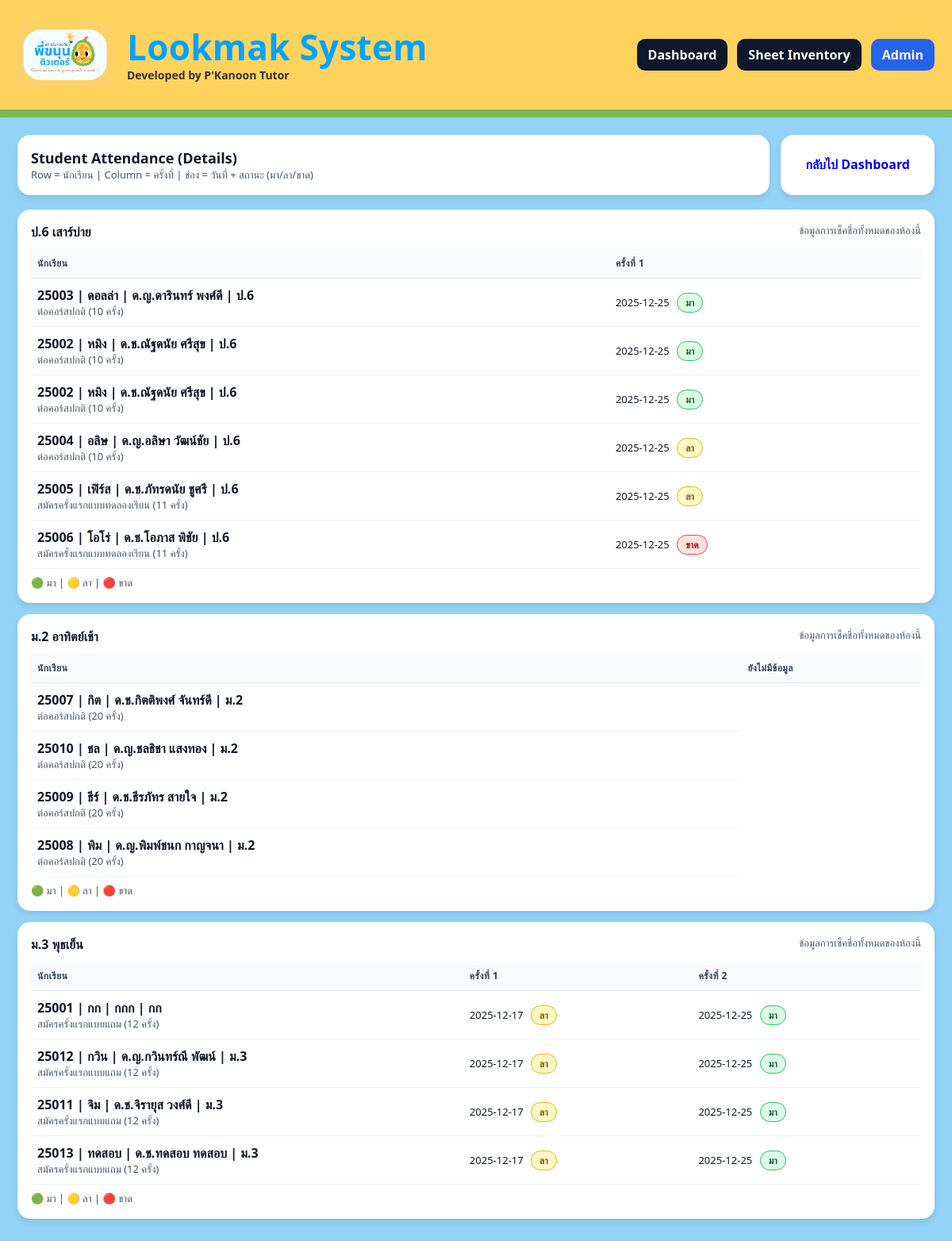
The page /attendance-details/ (signed in) on the database its author committed.
### core/models.py (models this page shows, shortened)
class TutoringClass(models.Model):
    name = models.CharField("ชื่อคลาส", max_length=100, unique=True)  # เช่น "ป.6 ห้อง A"
    course_price = models.DecimalField("ราคาคอร์ส (เต็ม)", max_digits=10, decimal_places=2, default=0)
    total_seats = models.PositiveIntegerField(
        "ที่นั่งรวม",
        default=0,
        help_text="จำนวนที่นั่งทั้งหมดของห้องนี้ (ใช้คำนวณ ระหว่างเรียน/ที่นั่งว่าง บน Dashboard)",
    )
    hours_per_session = models.DecimalField("ชั่วโมงต่อครั้ง", max_digits=4, decimal_places=2, default=3.00)
    is_active = models.BooleanField("เปิดใช้งาน", default=True)
    class Meta:
        verbose_name = "Class"
        verbose_name_plural = "Classes"

class Enrollment(models.Model):
    class EnrollmentType(models.TextChoices):
        NORMAL_10 = "normal_10", "ต่อคอร์สปกติ (10 ครั้ง)"
        NORMAL_20 = "normal_20", "ต่อคอร์สปกติ (20 ครั้ง)"
        FIRST_TRIAL_11 = "first_trial_11", "สมัครครั้งแรกแบบทดลองเรียน (11 ครั้ง)"
        FIRST_BONUS_12 = "first_bonus_12", "สมัครครั้งแรกแบบแถม (12 ครั้ง)"
        SPECIAL = "special", "กรณีพิเศษ"
    TYPE_TO_SESSIONS = {
        EnrollmentType.NORMAL_10: 10,
        EnrollmentType.NORMAL_20: 20,
        EnrollmentType.FIRST_TRIAL_11: 11,
        EnrollmentType.FIRST_BONUS_12: 12,
        EnrollmentType.SPECIAL: 10,  # ค่าเริ่มต้นของกรณีพิเศษ (แก้ได้เอง)
    }
    student = models.ForeignKey(Student, on_delete=models.PROTECT, related_name="enrollments")
    tutoring_class = models.ForeignKey(TutoringClass, on_delete=models.PROTECT, related_name="enrollments")
    sale_run_no = models.CharField(
        "เลขที่รายการขายคอร์ส",
        max_length=20,
        unique=True,
        null=True,
        blank=True,
        default=None,
        help_text="ระบบสร้างอัตโนมัติ: {รหัสนักเรียน}-{ลำดับ} เช่น 25001-01",
    )
    enrollment_type = models.CharField(
        "ประเภทการสมัคร",
        max_length=30,
        choices=EnrollmentType.choices,
        default=EnrollmentType.NORMAL_10,
    )
    sessions_total = models.IntegerField("จำนวนครั้งทั้งหมด", default=10)
    created_at = models.DateTimeField(default=timezone.now)
    remark = models.TextField("หมายเหตุ", blank=True)
    is_active = models.BooleanField("Active", default=True)
    class CloseReason(models.TextChoices):
        RENEW = "renew", "ต่อคอร์ส"
        NOT_RENEW = "not_renew", "ไม่ต่อคอร์ส"
    closed_reason = models.CharField(
        "ผลการจบคอร์ส",
        max_length=20,
        choices=CloseReason.choices,
        null=True,
        blank=True,
    )
    closed_at = models.DateTimeField("วันที่จบคอร์ส", null=True, blank=True)
    class PaymentType(models.TextChoices):
        FULL = "full", "ชำระเต็ม"
        INSTALLMENT = "installment", "แบ่งชำระ"
    payment_type = models.CharField(
        "รูปแบบการชำระ",
        max_length=20,
        choices=PaymentType.choices,
        default=PaymentType.FULL,
    )
    installments_count = models.PositiveIntegerField("จำนวนงวด", default=1)
    course_price = models.DecimalField("ราคาคอร์ส (จาก Class)", max_digits=10, decimal_places=2, default=0)
    discount_amount = models.DecimalField("ส่วนลด", max_digits=10, decimal_places=2, default=0)
    net_price = models.DecimalField("ราคาสุทธิ", max_digits=10, decimal_places=2, default=0)
    class NotifyMethod(models.TextChoices):
        LINE = "line", "แจ้งทาง Line"
        FACEBOOK = "facebook", "แจ้งทาง FB"
        PAPER = "paper", "แจ้งทางใบ"
    notified_near_complete = models.BooleanField("แจ้งเตือนครบคอร์สแล้ว", default=False)
    notified_method = models.CharField(
        "ช่องทางที่แจ้งเตือน",
        max_length=20,
        choices=NotifyMethod.choices,
        null=True,
        blank=True,
    )
    notified_at = models.DateTimeField("วันที่แจ้งเตือน", null=True, blank=True)
    class Meta:
        verbose_name = "Enrollment"
        verbose_name_plural = "Enrollments"
        ordering = ("-created_at",)

class Student(models.Model):
    class ContactChannel(models.TextChoices):
        FACEBOOK = "facebook", "Facebook"
        LINE = "line", "Line"
    class ReferralSource(models.TextChoices):
        REFERRAL = "referral", "คนแนะนำ"
        FACEBOOK = "facebook", "Facebook"
        GOOGLE = "google", "Google"
        FLYER = "flyer", "ใบปลิว"
        WALKIN = "walkin", "เดินผ่าน"
    student_code = models.CharField(
        "รหัสนักเรียน",
        max_length=5,
        unique=True,
        blank=True,
        help_text="ระบบสร้างอัตโนมัติรูปแบบ YY### เช่น 25001",
    )
    full_name = models.CharField("ชื่อจริงนามสกุล", max_length=255)
    nickname = models.CharField("ชื่อเล่น", max_length=100, blank=True)
    profile_image = models.ImageField("รูปประจำตัว", upload_to="student_profiles/", blank=True, null=True)
    grade_level = models.CharField("ระดับชั้น", max_length=50, blank=True)
    academic_year = models.CharField("ปีการศึกษา", max_length=20, blank=True)
    school_name = models.CharField("โรงเรียน", max_length=255, blank=True)
    parent_phone = models.CharField("เบอร์ผู้ปกครอง", max_length=50)
    contact_channel = models.CharField(
        "ช่องทางติดต่อ",
        max_length=20,
        choices=ContactChannel.choices,
        default=ContactChannel.LINE,
    )
    enroll_date = models.DateField("วันที่สมัคร", default=timezone.localdate)
    referral_source = models.CharField(
        "ช่องทางที่รู้จัก",
        max_length=20,
        choices=ReferralSource.choices,
        default=ReferralSource.REFERRAL,
    )
    note = models.TextField("หมายเหตุ", blank=True)
    is_active = models.BooleanField("ใช้งานอยู่", default=True)
    created_at = models.DateTimeField(default=timezone.now)
    class Meta:
        verbose_name = "Student"
        verbose_name_plural = "Students"
    @property
    def display_name(self) -> str:
        code = (self.student_code or "").strip()
        nick = (self.nickname or "").strip()
        full = (self.full_name or "").strip()
        grade = (self.grade_level or "").strip()
        parts = []
        if code:
            parts.append(code)
        if nick:
            parts.append(nick)
        if full:
            parts.append(full)
        if grade:
            parts.append(grade)
        return " | ".join(parts) if parts else "-"

### core/views.py (the view)
# urls.py: path("attendance-details/", views.attendance_details, name="attendance_details"),
@login_required
def attendance_details(request: HttpRequest) -> HttpResponse:
    classes = TutoringClass.objects.filter(is_active=True).order_by("name").all()
    enrollments = (
        Enrollment.objects
        .select_related("student", "tutoring_class")
        .filter(student__is_active=True, tutoring_class__is_active=True)
        .order_by(
            "tutoring_class__name",
            "student__nickname",
            "student__full_name",
            "student__grade_level",
        )
        .all()
    )
    all_att = (
        Attendance.objects
        .select_related("enrollment")
        .filter(enrollment__in=enrollments)
        .order_by("attendance_date", "checked_at")
        .all()
    )
    att_list_map: dict[int, list[dict]] = {e.id: [] for e in enrollments}
    for a in all_att:
        att_list_map[a.enrollment_id].append({
            "date": a.attendance_date,
            "status": a.status,
        })
    grouped_rows: dict[int, list[dict]] = {}
    max_cols_by_class: dict[int, int] = {}
    for e in enrollments:
        recs = att_list_map.get(e.id, [])
        grouped_rows.setdefault(e.tutoring_class_id, []).append({
            "enrollment": e,
            "records": recs,
        })
        mx = max_cols_by_class.get(e.tutoring_class_id, 0)
        if len(recs) > mx:
            max_cols_by_class[e.tutoring_class_id] = len(recs)
    col_numbers_by_class: dict[int, list[int]] = {}
    for cls in classes:
        mx = max_cols_by_class.get(cls.id, 0)
        col_numbers_by_class[cls.id] = list(range(1, mx + 1))
    return render(request, "core/attendance_details.html", {
        "classes": classes,
        "grouped_rows": grouped_rows,
        "col_numbers_by_class": col_numbers_by_class,
    })

### core/templatetags/extras.py (called while the page is built)
@register.filter
def get_item(obj, key):
    if obj is None:
        return None
    if isinstance(obj, dict):
        return obj.get(key)
    return getattr(obj, key, None)

@register.filter
def index(seq, i):
    try:
        return seq[int(i)]
    except Exception:
        return None

### core/templates/core/attendance_details.html (shortened to what this page needs)
{% extends "core/base.html" %}
{% load extras %}
{% block content %}
<div class="topbar">
  <div class="card" style="flex:1; min-width:280px;">
    <div style="font-weight:900; font-size:18px;">Student Attendance (Details)</div>
    <div class="muted">
      Row = นักเรียน | Column = ครั้งที่ | ช่อง = วันที่ + สถานะ (มา/ลา/ขาด)
    </div>
  </div>
  <div class="card">
    <a class="btn" href="/dashboard/">กลับไป Dashboard</a>
  </div>
</div>
{% for cls in classes %}
  <div class="card" style="margin-bottom:14px;">
    <div style="display:flex; justify-content:space-between; gap:10px; flex-wrap:wrap;">
      <div style="font-weight:900; font-size:16px;">{{ cls.name }}</div>
      <div class="muted">ข้อมูลการเช็คชื่อทั้งหมดของห้องนี้</div>
    </div>
    <div class="table-wrap" style="margin-top:10px;">
      <table>
        <thead class="stickyhead">
          <tr>
            <th style="min-width:260px;">นักเรียน</th>
            {% with cols=col_numbers_by_class|get_item:cls.id %}
              {% if cols %}
                {% for n in cols %}
                  <th style="min-width:140px;">ครั้งที่ {{ n }}</th>
                {% endfor %}
              {% else %}
                <th>ยังไม่มีข้อมูล</th>
              {% endif %}
            {% endwith %}
          </tr>
        </thead>
        <tbody>
          {% with rows=grouped_rows|get_item:cls.id %}
            {% if rows %}
              {% for row in rows %}
                <tr>
                  <td>
                    <b>{{ row.enrollment.student.display_name }}</b>
                    <div class="muted">{{ row.enrollment.get_enrollment_type_display }}</div>
                  </td>
                  {% with cols=col_numbers_by_class|get_item:cls.id %}
                    {% for n in cols %}
                      {% with idx=n|add:"-1" %}
                        {% with rec=row.records|index:idx %}
                          <td class="cell">
                            {% if rec %}
                              {{ rec|get_item:"date"|date:"Y-m-d" }}
                              {% if rec|get_item:"status" == "present" %}
                                <span class="status-pill s-present">มา</span>
                              {% elif rec|get_item:"status" == "excused" %}
                                <span class="status-pill s-excused">ลา</span>
                              {% else %}
                                <span class="status-pill s-no_show">ขาด</span>
                              {% endif %}
                            {% else %}
                              -
                            {% endif %}
                          </td>
                        {% endwith %}
                      {% endwith %}
                    {% endfor %}
                  {% endwith %}
                </tr>
              {% endfor %}
            {% else %}
              <tr>
                <td colspan="50" class="muted">ยังไม่มีนักเรียนในห้องนี้</td>
              </tr>
            {% endif %}
          {% endwith %}
        </tbody>
      </table>
    </div>
    <div class="muted" style="margin-top:8px;">
      🟢 มา | 🟡 ลา | 🔴 ขาด
    </div>
  </div>
{% endfor %}
{% endblock %}

### core/templates/core/base.html (style rules this page uses)
body { font-family: system-ui, -apple-system, Segoe UI, Roboto, sans-serif; margin: 0; background: #93d3f8; color: #111827; }
.topbar { display: flex; gap: 14px; align-items: stretch; flex-wrap: wrap; margin-bottom: 18px; }
.card { background: #ffffff; border-radius: 16px; padding: 16px; box-shadow: 0 4px 10px rgba(0,0,0,.08), 0 1px 3px rgba(0,0,0,.05); border: 1px solid rgba(255,255,255,.8); }
table { width: 100%; border-collapse: collapse; }
th { text-align: left; font-size: 12px; color: #334155; padding: 10px 8px; border-bottom: 1px solid #e5e7eb; text-transform: uppercase; letter-spacing: .04em; background: #f8fafc; }
td { padding: 10px 8px; border-bottom: 1px solid #f1f5f9; vertical-align: middle; }
.muted { color: #475569; font-size: 13px; }
.btn { border-radius: 10px; padding: 9px 14px; font-weight: 900; cursor: pointer; border: none; transition: all .15s ease; display: inline-flex; align-items: center; gap: 6px; text-decoration: none; }

### core/templates/core/attendance_details.html (style rules this page uses)
.stickyhead { position: sticky; top: 0; background: #fff; z-index: 2; }
.status-pill { display:inline-block; padding:3px 10px; border-radius:999px; font-size:12px; font-weight:800; margin-left:6px; }
.s-present { background:#dcfce7; border:1px solid #22c55e; color:#166534; }
.s-excused { background:#fef9c3; border:1px solid #eab308; color:#854d0e; }
.s-no_show { background:#fee2e2; border:1px solid #ef4444; color:#991b1b; }
.cell { white-space:nowrap; font-size:13px; }
.table-wrap { overflow:auto; }

### rows shown on the page
TutoringClass: name "ป.6 เสาร์บ่าย", cols "1"
Enrollment: enrollment.student.display_name "25003 | ดอลล่า | ด.ญ.ดารินทร์ พงศ์ดี | ป.6", enrollment.enrollment_type "ต่อคอร์สปกติ (10 ครั้ง)", cols "2025-12-25"
Enrollment: enrollment.student.display_name "25002 | หมิง | ด.ช.ณัฐดนัย ศรีสุข | ป.6", enrollment.enrollment_type "ต่อคอร์สปกติ (10 ครั้ง)", cols "2025-12-25"
Enrollment: enrollment.student.display_name "25002 | หมิง | ด.ช.ณัฐดนัย ศรีสุข | ป.6", enrollment.enrollment_type "ต่อคอร์สปกติ (10 ครั้ง)", cols "2025-12-25"
Enrollment: enrollment.student.display_name "25004 | อลิษ | ด.ญ.อลิษา วัฒน์ชัย | ป.6", enrollment.enrollment_type "ต่อคอร์สปกติ (10 ครั้ง)", cols "2025-12-25"
Enrollment: enrollment.student.display_name "25005 | เฟิร์ส | ด.ช.ภัทรดนัย ชูศรี | ป.6", enrollment.enrollment_type "สมัครครั้งแรกแบบทดลองเรียน (11 ครั้ง)", cols "2025-12-25"
Enrollment: enrollment.student.display_name "25006 | โอโร่ | ด.ช.โอภาส พิชัย | ป.6", enrollment.enrollment_type "สมัครครั้งแรกแบบทดลองเรียน (11 ครั้ง)", cols "2025-12-25"
TutoringClass: name "ม.2 อาทิตย์เช้า", shows "ยังไม่มีข้อมูล"
Enrollment: enrollment.student.display_name "25007 | กิต | ด.ช.กิตติพงศ์ จันทร์ดี | ม.2", enrollment.enrollment_type "ต่อคอร์สปกติ (20 ครั้ง)"
Enrollment: enrollment.student.display_name "25010 | ชล | ด.ญ.ชลธิชา แสงทอง | ม.2", enrollment.enrollment_type "ต่อคอร์สปกติ (20 ครั้ง)"
Enrollment: enrollment.student.display_name "25009 | ธีร์ | ด.ช.ธีรภัทร สายใจ | ม.2", enrollment.enrollment_type "ต่อคอร์สปกติ (20 ครั้ง)"
Enrollment: enrollment.student.display_name "25008 | พิม | ด.ญ.พิมพ์ชนก กาญจนา | ม.2", enrollment.enrollment_type "ต่อคอร์สปกติ (20 ครั้ง)"
TutoringClass: name "ม.3 พุธเย็น", cols "1" "2"
Enrollment: enrollment.student.display_name "25001 | กก | กกก | กก", enrollment.enrollment_type "สมัครครั้งแรกแบบแถม (12 ครั้ง)", cols "2025-12-17" "2025-12-25"
Enrollment: enrollment.student.display_name "25012 | กวิน | ด.ญ.กวินทร์ณี พัฒน์ | ม.3", enrollment.enrollment_type "สมัครครั้งแรกแบบแถม (12 ครั้ง)", cols "2025-12-17" "2025-12-25"
Enrollment: enrollment.student.display_name "25011 | จิม | ด.ช.จิรายุส วงศ์ดี | ม.3", enrollment.enrollment_type "สมัครครั้งแรกแบบแถม (12 ครั้ง)", cols "2025-12-17" "2025-12-25"
Enrollment: enrollment.student.display_name "25013 | ทดสอบ | ด.ช.ทดสอบ ทดสอบ | ม.3", enrollment.enrollment_type "สมัครครั้งแรกแบบแถม (12 ครั้ง)", cols "2025-12-17" "2025-12-25"
